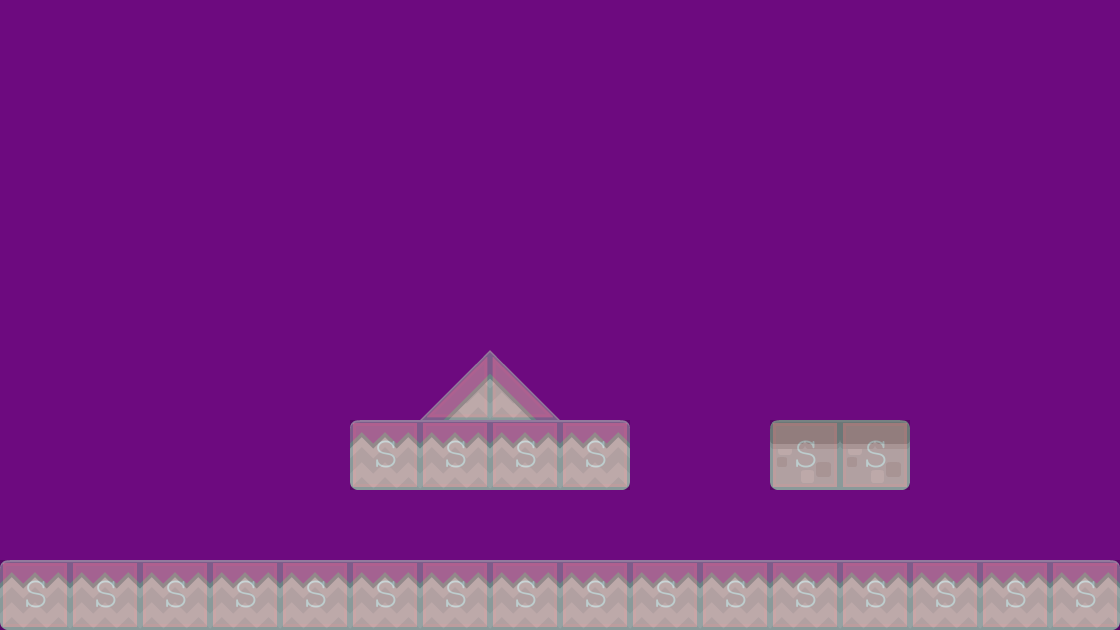

Tiled map render using the project's own tile images. Description and the map definition, with tile-layer contents summarised, below:
An orthogonal 16x9 tile map with 70x70 px tiles, 2 tile layers (background1, collision), 2 tilesets and 4 objects (PlayerBase, EnemyBase).

<map version="1.0" orientation="orthogonal" renderorder="right-down" width="16" height="9" tilewidth="70" tileheight="70" backgroundcolor="#6d0a7f">
 <tileset firstgid="1" name="meta-tiles" tilewidth="70" tileheight="70">
  <image source="../img/meta-tiles.png" width="350" height="70" />
  <tile id="1">
   <properties>
    <property name="type" value="lslope" />
   </properties>
  </tile>
  <tile id="2">
   <properties>
    <property name="type" value="solid" />
   </properties>
  </tile>
  <tile id="3">
   <properties>
    <property name="type" value="rslope" />
   </properties>
  </tile>
  <tile id="4">
   <properties>
    <property name="type" value="solid" />
   </properties>
  </tile>
 </tileset>
 <tileset firstgid="6" name="background-tiles" tilewidth="70" tileheight="70">
  <image source="../img/background-tiles.png" width="910" height="910" />
 </tileset>
 <layer name="background1" width="16" height="9">
  <data>[144 cells, 24 non-empty, 7 distinct tile ids]</data>
 </layer>
 <layer name="collision" width="16" height="9" opacity="0.2">
  <data>[144 cells, 24 non-empty, 3 distinct tile ids]</data>
 </layer>
 <objectgroup name="BaseEntites">
  <object x="65.3333" y="424" width="76" height="136" />
  <object x="980" y="421.333" width="69.3333" height="137.333" />
  <object name="PlayerBase" x="65.3333" y="424" width="76" height="136">
   <properties>
    <property name="PlayerBase" value="" />
   </properties>
  </object>
  <object name="EnemyBase" x="980" y="421.333" width="69.3333" height="137.333">
   <properties>
    <property name="EnemyBase" value="" />
   </properties>
  </object>
 </objectgroup>
</map>
